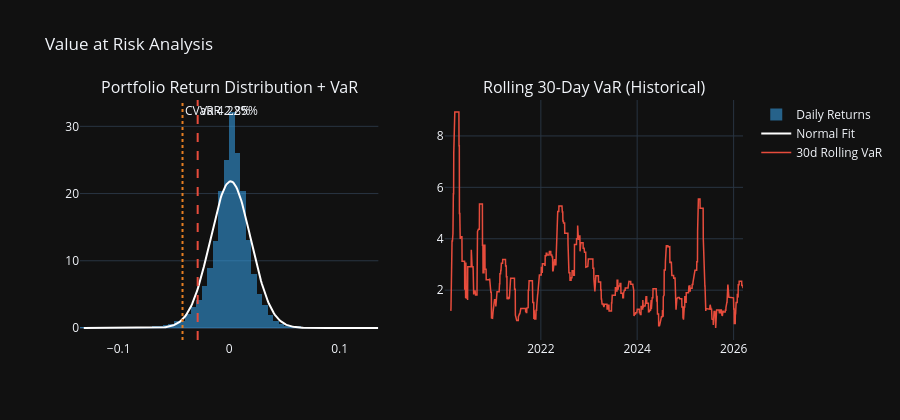

Notebook cell for this chart:
### Code cell
# ── VaR Distribution Plot ────────────────────────────────────────────────────────
fig = make_subplots(rows=1, cols=2,
    subplot_titles=['Portfolio Return Distribution + VaR',
                    'Rolling 30-Day VaR (Historical)'])

x = np.linspace(port_daily_ret.min(), port_daily_ret.max(), 300)
hist_var = historical_var(port_daily_ret)
cvar_val  = conditional_var(port_daily_ret)

# KDE + VaR lines
fig.add_trace(go.Histogram(x=port_daily_ret, nbinsx=80, histnorm='probability density',
    name='Daily Returns', marker_color='#3498db', opacity=0.6), row=1, col=1)
mu, sigma = port_daily_ret.mean(), port_daily_ret.std()
fig.add_trace(go.Scatter(x=x, y=stats.norm.pdf(x, mu, sigma),
    name='Normal Fit', line=dict(color='white', width=2)), row=1, col=1)
fig.add_vline(x=-hist_var, line_color='#e74c3c', line_dash='dash',
              annotation_text=f'VaR {hist_var*100:.2f}%', row=1, col=1)
fig.add_vline(x=-cvar_val, line_color='#e67e22', line_dash='dot',
              annotation_text=f'CVaR {cvar_val*100:.2f}%', row=1, col=1)

# Rolling VaR
window = 30
rolling_var = port_daily_ret.rolling(window).apply(
    lambda x: historical_var(x), raw=False) * 100
fig.add_trace(go.Scatter(x=rolling_var.index, y=rolling_var,
    name=f'{window}d Rolling VaR', line=dict(color='#e74c3c', width=1.5)), row=1, col=2)

fig.update_layout(template='plotly_dark', height=420,
    title='Value at Risk Analysis', hovermode='x unified')
fig.show()

### Figure 1 — Plotly figure (JSON) as saved in the notebook; plotly's stock layout.template omitted (floating-point values rounded to 4 significant figures; data arrays with more than 128 entries replaced by an {"elided": "..."} marker saying what was removed)
{"data": [{"histnorm": "probability density", "marker": {"color": "#3498db"}, "name": "Daily Returns", "nbinsx": 80, "opacity": 0.6, "type": "histogram", "x": {"elided": "1556 float values"}, "xaxis": "x", "yaxis": "y"}, {"line": {"color": "white", "width": 2}, "name": "Normal Fit", "type": "scatter", "x": {"elided": "300 float values"}, "xaxis": "x", "y": {"elided": "300 float values"}, "yaxis": "y"}, {"line": {"color": "#e74c3c", "width": 1.5}, "name": "30d Rolling VaR", "type": "scatter", "x": {"elided": "1556 str values"}, "xaxis": "x2", "y": {"elided": "1556 float values"}, "yaxis": "y2"}], "layout": {"annotations": [{"font": {"size": 16}, "showarrow": false, "text": "Portfolio Return Distribution + VaR", "x": 0.225, "xanchor": "center", "xref": "paper", "y": 1, "yanchor": "bottom", "yref": "paper"}, {"font": {"size": 16}, "showarrow": false, "text": "Rolling 30-Day VaR (Historical)", "x": 0.775, "xanchor": "center", "xref": "paper", "y": 1, "yanchor": "bottom", "yref": "paper"}, {"showarrow": false, "text": "VaR 2.85%", "x": -0.02851, "xanchor": "left", "xref": "x", "y": 1, "yanchor": "top", "yref": "y domain"}, {"showarrow": false, "text": "CVaR 4.22%", "x": -0.04222, "xanchor": "left", "xref": "x", "y": 1, "yanchor": "top", "yref": "y domain"}], "height": 420, "hovermode": "x unified", "shapes": [{"line": {"color": "#e74c3c", "dash": "dash"}, "type": "line", "x0": -0.02851, "x1": -0.02851, "xref": "x", "y0": 0, "y1": 1, "yref": "y domain"}, {"line": {"color": "#e67e22", "dash": "dot"}, "type": "line", "x0": -0.04222, "x1": -0.04222, "xref": "x", "y0": 0, "y1": 1, "yref": "y domain"}], "title": {"text": "Value at Risk Analysis"}, "xaxis": {"anchor": "y", "domain": [0, 0.45]}, "xaxis2": {"anchor": "y2", "domain": [0.55, 1]}, "yaxis": {"anchor": "x", "domain": [0, 1]}, "yaxis2": {"anchor": "x2", "domain": [0, 1]}}}
